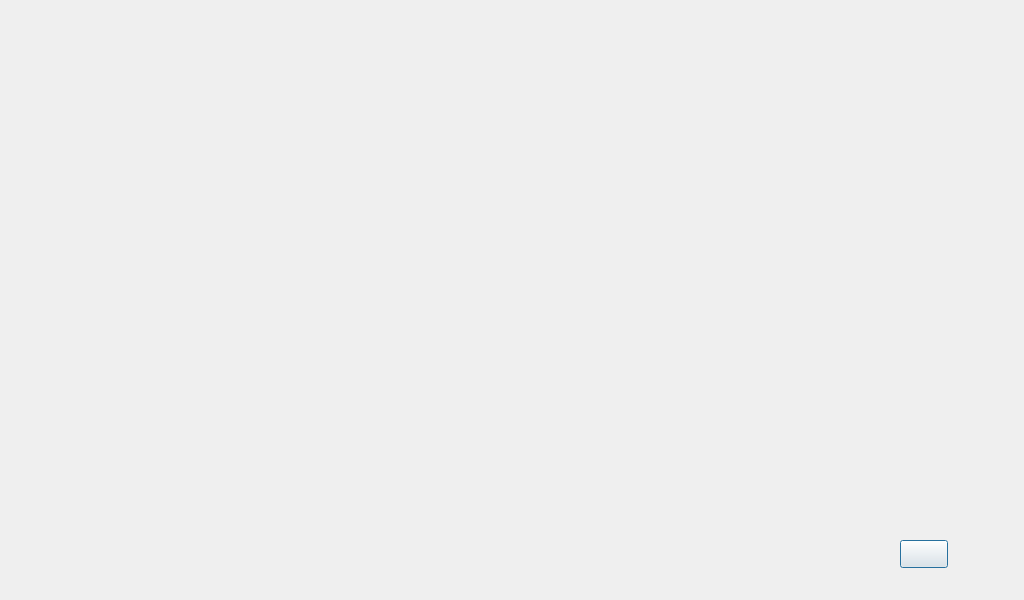
<?xml version="1.0" encoding="UTF-8"?>
<ui version="4.0">
 <class>FindLook</class>
 <widget class="QDialog" name="FindLook">
  <property name="geometry">
   <rect>
    <x>0</x>
    <y>0</y>
    <width>1024</width>
    <height>600</height>
   </rect>
  </property>
  <property name="windowTitle">
   <string>Dialog</string>
  </property>
  <widget class="QPushButton" name="pushButton">
   <property name="geometry">
    <rect>
     <x>900</x>
     <y>540</y>
     <width>48</width>
     <height>28</height>
    </rect>
   </property>
   <property name="styleSheet">
    <string notr="true">border-image: url(:/new/prefix1/imagejy/back.png);</string>
   </property>
   <property name="text">
    <string/>
   </property>
  </widget>
 </widget>
 <resources/>
 <connections/>
</ui>
